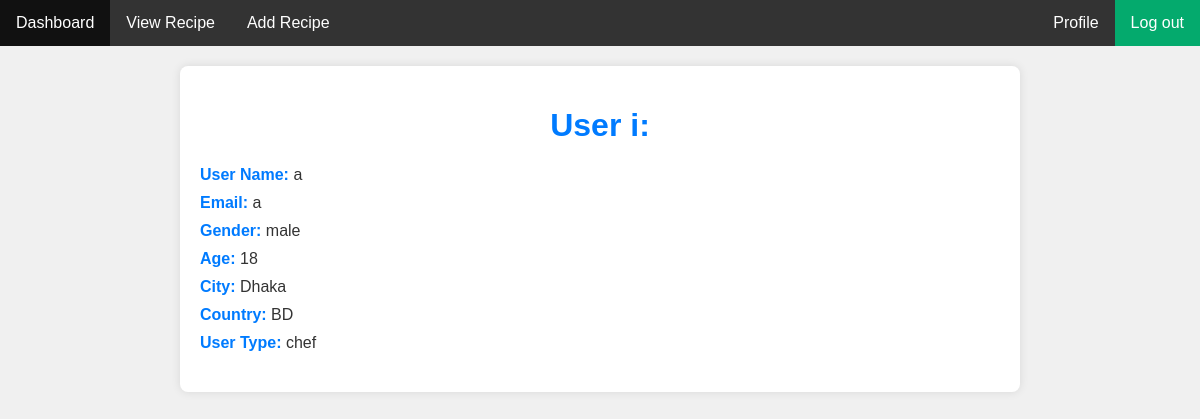
Screenshot of /profile/ (signed in) with the database file from the repository.
### myApp/models.py (models this page shows)
class CustomUserModel(AbstractUser):
    GENDER=[
        ('male','Male'),
        ('female','Female'),
        ('other','Other'),
    ]
    COUNTRY=[
        ('BD','Bangladesh'),
        ('IN','India'),
        ('PK','Pakistan'),
    ]
    USER_TYPE=[
        ('chef','Chef'),
        ('viewer','Viewer'),
    ]
    Gender=models.CharField(choices=GENDER, max_length=100, null=True)
    Age=models.CharField(max_length=100, null=True)
    City=models.CharField(max_length=100, null=True)
    Country=models.CharField(choices=COUNTRY, max_length=100, null=True)
    UserType=models.CharField(choices=USER_TYPE, max_length=100, null=True)

### myProject/views.py (the view)
# urls.py: path('profile/', profile, name='profile'),
@login_required
def profile(request):
    profile=CustomUserModel.objects.filter(username=request.user)
    contex={
        'profile':profile,
    }
    return render(request,'profile.html',contex)

### templates/profile.html (shortened to what this page needs)
{% extends 'index.html' %}
{% block content %}
<!DOCTYPE html>
<html lang="en">
<head>
</head>
<body>
    <div class="container">
        {% for i in profile %}
        <h1>User i: {{i.user}}</h1>
        <div class="i-info">
            <p><strong>User Name:</strong> {{ i.username }}</p>
            <p><strong>Email:</strong> {{ i.email }}</p>
            <p><strong>Gender:</strong> {{ i.Gender }}</p>
            <p><strong>Age:</strong> {{ i.Age }}</p>
            <p><strong>City:</strong> {{ i.City }}</p>
            <p><strong>Country:</strong> {{ i.Country }}</p>
            <p><strong>User Type:</strong> {{ i.UserType }}</p>
        </div>
        {% endfor %}
    </div>
</body>
</html>
{% endblock content %}

### templates/profile.html (style rules this page uses)
body { font-family: Arial, sans-serif; background-color: #f0f0f0; color: #333; margin: 0; padding: 0; }
.container { max-width: 800px; margin: 20px auto; padding: 20px; background-color: #fff; border-radius: 8px; box-shadow: 0 0 10px rgba(0, 0, 0, 0.1); }
h1 { text-align: center; color: #007bff; }
.i-info { margin-bottom: 20px; }
.i-info p { margin: 10px 0; }
.i-info strong { color: #007bff; }

### rows the page displays
CustomUserModel: username "a", email "a", Gender "male", Age "18", City "Dhaka", Country "BD", UserType "chef"
